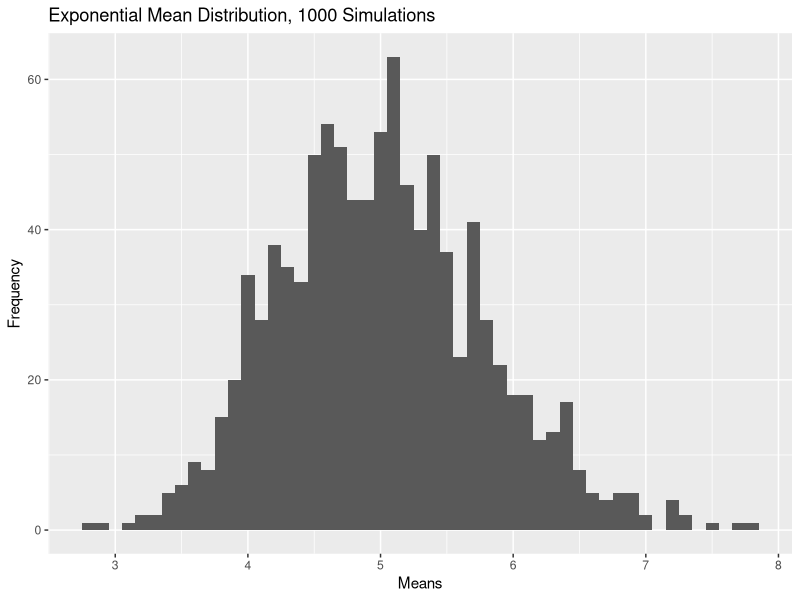
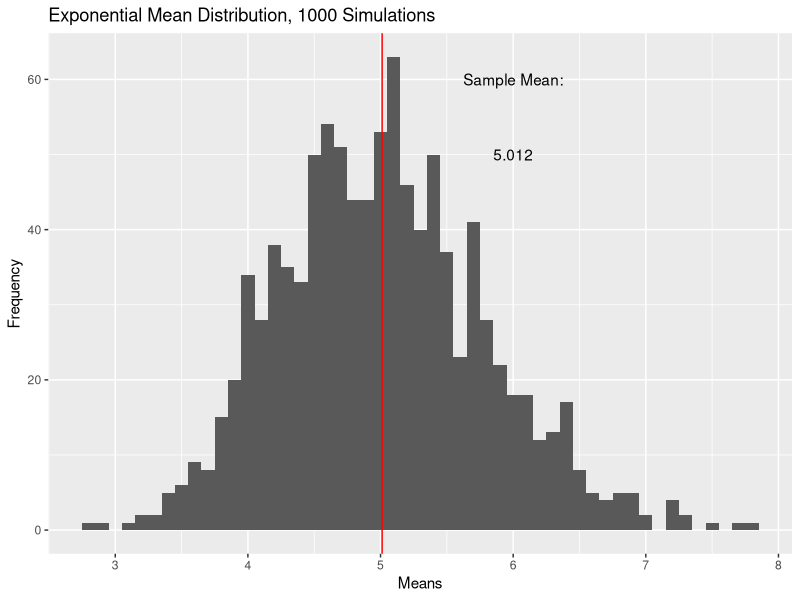
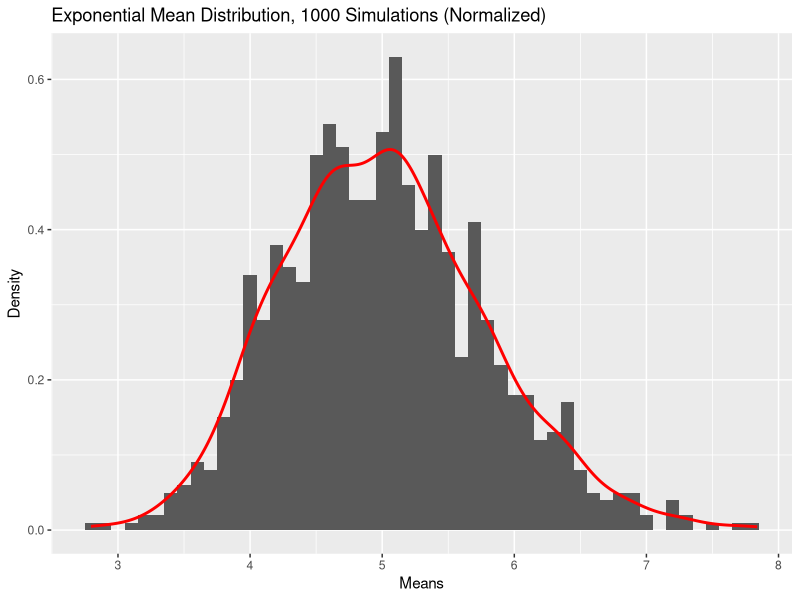

The R source for these figures, in order:
## ---- chunk 1
# Load packages
library(ggplot2)

# Define variables
NumberSim <- 1000  # number of simulations
lambda <- 0.2  # rate parameter
n <- 40 # number of exponentials

# Set the seed to ensure reproducibility
set.seed(8675309)

# Perform 1000 simulations of finding the means of 40 exponential distribution values
SimValues <- matrix(rexp(NumberSim * n, rate = lambda), nrow = NumberSim, ncol = n)
SimMean <- rowMeans(SimValues)
## ---- chunk 2
qplot(SimMean,
      geom = "histogram",
      binwidth = 0.1,
      main = "Exponential Mean Distribution, 1000 Simulations",
      xlab = "Means",
      ylab = "Frequency")
      
## ---- chunk 3
mu <- 1/lambda
mu
## ---- chunk 4
plot <- qplot(SimMean,
      geom = "histogram",
      binwidth = 0.1,
      main = "Exponential Mean Distribution, 1000 Simulations",
      xlab = "Means",
      ylab = "Frequency")
line <- geom_vline(xintercept = mean(SimMean), col = I("red"))
text <- annotate("text", label = c("Sample Mean:", round(mean(SimMean),3)), x = 6, y = c(60,50))
plot+line+text
## ---- chunk 5
# Determine the theoretical variance
sigma <- (1/lambda)/sqrt(n)
Theoretical_Var <- sigma^2
Theoretical_Var
## ---- chunk 6
# Determine the sample variance
Sample_Var <- round(var(SimMean), 3)
Sample_Var
## ---- chunk 7
plot <- ggplot(data.frame(SimMean), aes(SimMean)) + geom_histogram(aes(y=..density..), binwidth = 0.1)
curve <- geom_density(color = "red", size = 1)
plot + curve + labs(title = "Exponential Mean Distribution, 1000 Simulations (Normalized)") + xlab("Means") + ylab("Density")
